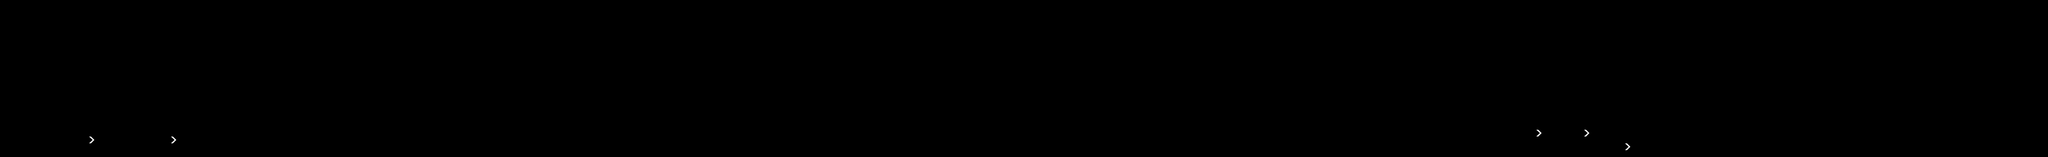

A 2D game scene composited from a Tiled map and its tileset images. What follows is a short description and the map's XML, with each tile layer's data collapsed to a summary:
An orthogonal 300x23 tile map with 16x16 px tiles, 7 tile layers (Lights, Lights 2, Lights3, Lights 4, ...), 2 tilesets and 614 objects (127x T, 5x BoostsUp, 3x Cross, EndGame, Player, ...).

<map version="1.10" tiledversion="git" orientation="orthogonal" renderorder="right-down" width="300" height="23" tilewidth="16" tileheight="16" infinite="0" nextlayerid="30" nextobjectid="9330">
 <tileset firstgid="1" source="boost.tsx" />
 <tileset firstgid="10" source="light.tsx" />
 <layer id="23" name="Lights" width="300" height="23">
  <data>[6900 cells, 0 non-empty, 0 distinct tile ids]</data>
 </layer>
 <layer id="24" name="Lights 2" width="300" height="23">
  <data>[6900 cells, 0 non-empty, 0 distinct tile ids]</data>
 </layer>
 <layer id="25" name="Lights3" width="300" height="23">
  <data>[6900 cells, 0 non-empty, 0 distinct tile ids]</data>
 </layer>
 <layer id="26" name="Lights 4" width="300" height="23">
  <data>[6900 cells, 0 non-empty, 0 distinct tile ids]</data>
 </layer>
 <layer id="28" name="Text" width="300" height="23" locked="1">
  <data>[6900 cells, 0 non-empty, 0 distinct tile ids]</data>
 </layer>
 <layer id="27" name="BoostsUp" width="300" height="23">
  <data>[6900 cells, 5 non-empty, 1 distinct tile ids]</data>
 </layer>
 <objectgroup id="16" name="SpawnObstaclesCircles" />
 <objectgroup id="2" name="Collisions">
  <object id="7083" x="0" y="352" width="768" height="16">
   <properties>
    <property name="BorderUp" type="bool" value="true" />
    <property name="Texture" type="bool" value="false" />
    <property name="TextureBlock" type="bool" value="false" />
   </properties>
  </object>
  <object id="7737" x="0" y="352" width="3072" height="16" />
  <object id="7739" x="3536.25" y="352" width="1263.75" height="16" />
  <object id="7796" name="EndGame" type="EndGame" x="4784" y="0" width="16" height="352" />
  <object id="7799" x="3072" y="352" width="464.75" height="16" />
  <object id="8979" x="752" y="320" width="16" height="32" />
  <object id="8981" x="640" y="336" width="112" height="16" />
  <object id="8982" x="640" y="320" width="32" height="16" />
  <object id="8983" x="544" y="320" width="32" height="32" />
  <object id="8984" x="448" y="336" width="96" height="16" />
  <object id="8987" x="816" y="304" width="32" height="16" />
  <object id="8999" x="896" y="288" width="32" height="16" />
  <object id="9002" x="976" y="272" width="32" height="16" />
  <object id="9009" x="1104" y="272" width="32" height="16" />
  <object id="9018" x="1216" y="320" width="32" height="16" />
  <object id="9211" x="1216" y="336" width="32" height="16" />
  <object id="9023" x="1360" y="288" width="32" height="16" />
  <object id="9026" x="1440" y="272" width="32" height="16" />
  <object id="9036" x="1648" y="272" width="32" height="16" />
  <object id="9042" x="1840" y="288" width="32" height="16" />
  <object id="9053" x="1984" y="256" width="32" height="16" />
  <object id="9081" x="2256" y="272" width="32" height="16" />
  <object id="9115" x="2176" y="288" width="32" height="16" />
  <object id="9086" x="2416" y="256" width="32" height="16" />
  <object id="9094" x="2640" y="256" width="32" height="16" />
  <object id="9103" x="2864" y="224" width="32" height="16" />
  <object id="9106" x="3008" y="304" width="32" height="16" />
  <object id="9089" x="2496" y="240" width="32" height="16" />
  <object id="9010" x="1040" y="288" width="16" height="16" />
  <object id="9015" x="1168" y="288" width="16" height="16" />
  <object id="9020" x="1296" y="304" width="16" height="16" />
  <object id="9028" x="1520" y="256" width="16" height="16" />
  <object id="9033" x="1600" y="256" width="16" height="16" />
  <object id="9044" x="1920" y="272" width="16" height="16" />
  <object id="9083" x="2352" y="272" width="16" height="16" />
  <object id="9091" x="2560" y="256" width="16" height="16" />
  <object id="9096" x="2720" y="240" width="16" height="16" />
  <object id="9100" x="2784" y="224" width="16" height="16" />
  <object id="9108" x="3088" y="288" width="16" height="16" />
  <object id="9110" x="3168" y="288" width="16" height="16" />
  <object id="9112" x="3216" y="304" width="16" height="16" />
  <object id="9221" x="3296" y="304" width="16" height="16" />
  <object id="9225" x="3360" y="288" width="16" height="16" />
  <object id="9229" x="3440" y="288" width="16" height="16" />
  <object id="9078" x="2080" y="256" width="16" height="16" />
  <object id="9048" x="1760" y="288" width="16" height="16" />
  <object id="9315" x="4528" y="304" width="48" height="16" />
  <object id="9316" x="4544" y="320" width="16" height="32" />
  <object id="9317" x="4464" y="320" width="16" height="32" />
  <object id="9318" x="4416" y="304" width="16" height="48" />
  <object id="9319" x="4336" y="304" width="16" height="48" />
  <object id="9320" x="4256" y="304" width="16" height="48" />
  <object id="9321" x="4176" y="304" width="16" height="48" />
  <object id="9322" x="4096" y="304" width="16" height="48" />
  <object id="9323" x="4032" y="320" width="16" height="32" />
  <object id="9329" x="3968" y="336" width="16" height="16" />
 </objectgroup>
 <objectgroup id="3" name="Spawnpoints">
  <object id="6643" name="Player" type="Player" x="32" y="336" width="16" height="16" />
  <object id="6644" name="Checkpoint" type="Checkpoint" x="4768" y="336" width="16" height="16" />
  <object id="8938" type="BoostsUp" x="208" y="320" width="16" height="16" />
  <object id="8950" type="BoostsUp" x="400" y="320" width="16" height="16" />
  <object id="9236" type="BoostsUp" x="3600" y="304" width="16" height="16" />
  <object id="9247" type="BoostsUp" x="3712" y="304" width="16" height="16" />
  <object id="9248" type="BoostsUp" x="3808" y="336" width="16" height="16" />
 </objectgroup>
 <objectgroup id="7" name="SpawnObstacles">
  <!-- 127 objects omitted --></objectgroup>
 <objectgroup id="29" name="SpawnBlocks">
  <properties>
   <property name="Transition" value="0, 700, FF2196F3, FF9C27B0, FF013C6D, FF4A0057; 790, 810, FF9C27B0, FF4CAF50, FF4A0057, FF0B5400; 1800, 1810, FF4CAF50, FFF44336, FF0B5400, FF540000; 2800, 2920, FFF44336, FF0E0E0E, FF540000, FF000000; 3060, 3060, FF0E0E0E, FF0E0E0E, FF000000, FFFFFFFF; 3100, 3100, FF0E0E0E, FF0E0E0E, FFFFFFFF, FF000000; 4000, 4300, FF0E0E0E, FFFF0059, FF000000, FF710028" />
  </properties>
  <!-- 424 objects omitted --></objectgroup>
 <objectgroup id="17" name="SpawnRopes" locked="1" />
 <objectgroup id="18" name="SpawnBlocksAnimated" locked="1" />
 <objectgroup id="6" name="SpawnParticles" locked="1" />
 <layer id="10" name="Background" width="300" height="23" locked="1">
  <properties>
   <property name="Background" value="" />
   <property name="NextBackground" value="" />
   <property name="Time" type="int" value="3" />
  </properties>
  <data>[6900 cells, 0 non-empty, 0 distinct tile ids]</data>
 </layer>
</map>
<!-- 551 of 614 objects omitted -->
